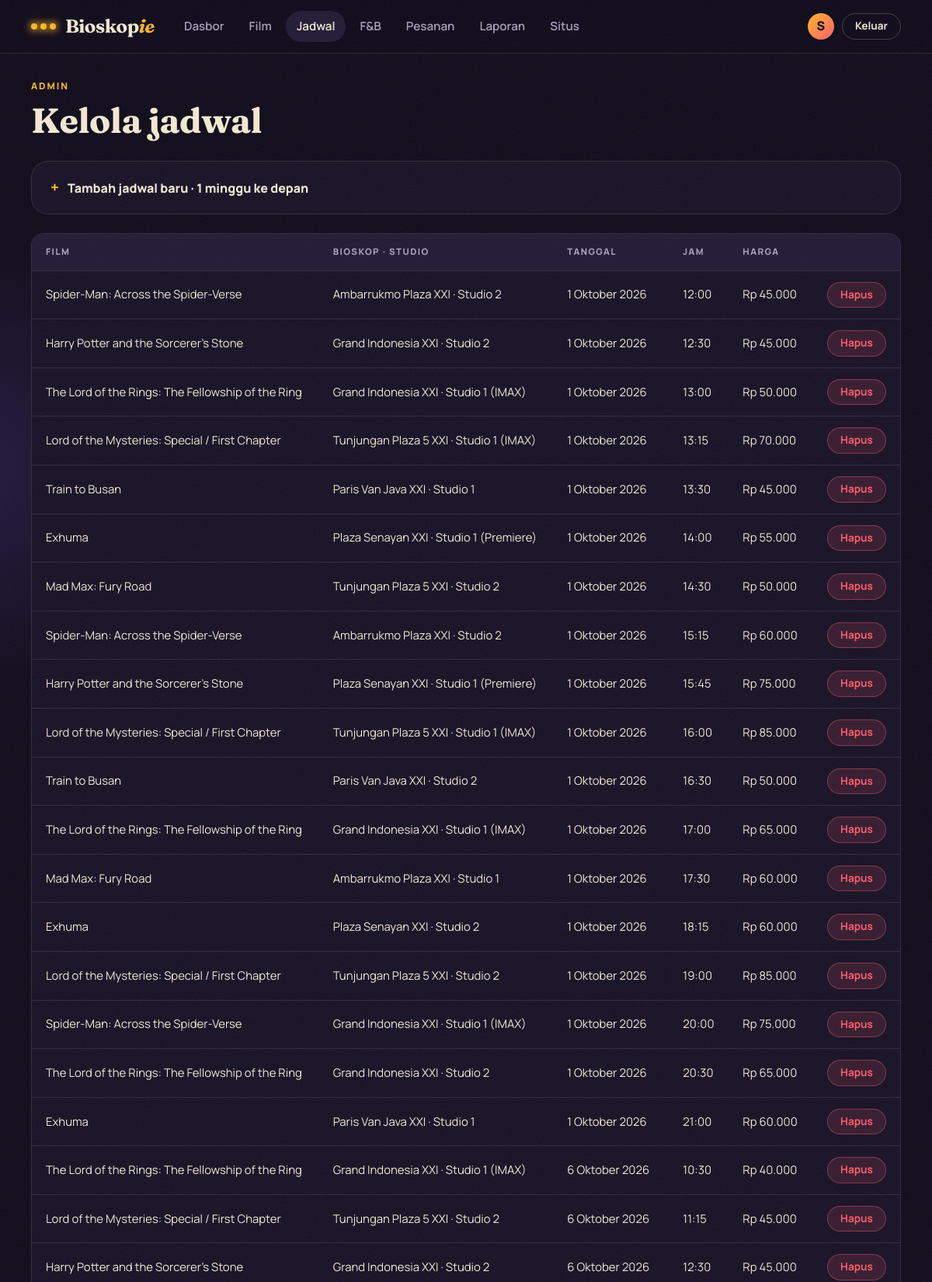
Screenshot of /admin/manage-schedules.php (signed in, upper part) with the database file from the repository.
### tables this page shows
CREATE TABLE `schedules` (
  `id` int(11) NOT NULL,
  `movie_id` int(11) NOT NULL,
  `studio_id` int(11) NOT NULL,
  `show_date` date NOT NULL,
  `show_time` time NOT NULL,
  `price` decimal(10,2) NOT NULL
);

CREATE TABLE `movies` (
  `id` int(11) NOT NULL,
  `title` varchar(150) NOT NULL,
  `genre` varchar(100) NOT NULL,
  `duration` int(11) NOT NULL,
  `synopsis` text NOT NULL,
  `poster` varchar(255) NOT NULL,
  `release_date` date NOT NULL
);

CREATE TABLE `cinemas` (
  `id` int(11) NOT NULL,
  `name` varchar(100) NOT NULL,
  `city` varchar(50) NOT NULL,
  `address` text NOT NULL
);

CREATE TABLE `studios` (
  `id` int(11) NOT NULL,
  `cinema_id` int(11) NOT NULL,
  `name` varchar(50) NOT NULL,
  `capacity` int(11) NOT NULL
);

### includes/helpers.php (called while the page is built, shortened)
<?php
function e(mixed $value): string
{
    return htmlspecialchars((string) $value, ENT_QUOTES | ENT_SUBSTITUTE, 'UTF-8');
}
function rupiah(float|int|string $amount): string
{
    return 'Rp ' . number_format((float) $amount, 0, ',', '.');
}
function date_id(string $date, bool $withDay = true): string
{
    $days = [
        'Minggu',
        'Senin',
        'Selasa',
        'Rabu',
        'Kamis',
        'Jumat',
        'Sabtu'
    ];
    $months = [
        '',
        'Januari',
        'Februari',
        'Maret',
        'April',
        'Mei',
        'Juni',
        'Juli',
        'Agustus',
        'September',
        'Oktober',
        'November',
        'Desember'
    ];
    $timestamp = strtotime($date);
    $text = (int) date('j', $timestamp)
        . ' '
        . $months[(int) date('n', $timestamp)]
        . ' '
        . date('Y', $timestamp);
    return $withDay
        ? $days[(int) date('w', $timestamp)] . ', ' . $text
        : $text;
}
function time_short(string $time): string
{
    return substr($time, 0, 5);
}

### admin/manage-schedules.php (the view, shortened to what this page needs)
<?php
require __DIR__ . '/../includes/bootstrap.php';
$error = '';
$schedules = $pdo->query('
    SELECT s.*, m.title, c.name AS cinema_name, st.name AS studio_name
    FROM schedules s
    JOIN movies m ON s.movie_id = m.id
    JOIN studios st ON s.studio_id = st.id
    JOIN cinemas c ON st.cinema_id = c.id
    ORDER BY s.show_date, s.show_time
')->fetchAll();
?>
<header class="page-head">
    <p class="eyebrow">Admin</p>
    <h1>Kelola jadwal</h1>
</header>
<details class="panel disclosure"<?= $error !== '' ? ' open' : '' ?>>
    <summary>Tambah jadwal baru · 1 minggu ke depan</summary>
</details>
<div class="table-wrap">
    <table class="table">
        <thead><tr><th>Film</th><th>Bioskop · Studio</th><th>Tanggal</th><th>Jam</th><th>Harga</th><th></th></tr></thead>
        <tbody>
            <?php foreach ($schedules as $schedule): ?>
                <tr>
                    <td><?= e($schedule['title']) ?></td>
                    <td><?= e($schedule['cinema_name']) ?> · <?= e($schedule['studio_name']) ?></td>
                    <td><?= e(date_id($schedule['show_date'], false)) ?></td>
                    <td><?= e(time_short($schedule['show_time'])) ?></td>
                    <td><?= e(rupiah($schedule['price'])) ?></td>
                    <td class="cell-actions">
                        <form method="POST" data-confirm="Hapus jadwal ini beserta pesanan yang terkait?">
                            <button type="submit" class="btn btn-danger btn-small">Hapus</button>
                        </form>
                    </td>
                </tr>
            <?php endforeach; ?>
        </tbody>
    </table>
</div>

### assets/css/style.css (style rules this page uses)
:root { --ink: #0f0b1a; --ink-2: #171126; --ink-3: #221a36; --ink-4: #2e2448; --line: rgba(243, 233, 210, 0.12); --line-strong: rgba(243, 233, 210, 0.22); --paper: #f3e9d2; --muted: #a99fbd; --amber: #ffb627; --amber-deep: #e89a00; --coral: #ff5d6c; --mint: #52e3b7; --radius: 16px; --radius-sm: 10px; --font-display: 'Fraunces', Georgia, 'Times New Roman', serif; --font-body: 'Manrope', system-ui, -apple-system, 'Segoe UI', Roboto, sans-serif; --shadow: 0 24px 60px -24px rgba(0, 0, 0, 0.8); }
*, *::before, *::after { box-sizing: border-box; }
html { scroll-behavior: smooth; }
body { margin: 0; min-height: 100vh; display: flex; flex-direction: column; font-family: var(--font-body); font-size: 16px; line-height: 1.6; color: var(--paper); background: radial-gradient(900px 500px at 85% -10%, rgba(255, 93, 108, 0.16), transparent 60%), radial-gradient(800px 500px at -10% 10%, rgba(139, 92, 246, 0.18), transparent 60%), var(--ink); background-attachment: fixed; -webkit-font-smoothing: antialiased; }
body::before { content: ''; position: fixed; inset: 0; z-index: 100; pointer-events: none; opacity: 0.07; }
h1, h2, h3, h4 { font-family: var(--font-display); font-weight: 700; line-height: 1.1; letter-spacing: -0.01em; margin: 0; }
h1 { font-size: clamp(2.1rem, 5vw, 3.4rem); }
p { margin: 0; }
.eyebrow { font-size: 0.75rem; font-weight: 800; letter-spacing: 0.16em; text-transform: uppercase; color: var(--amber); margin-bottom: 10px; }
.btn { display: inline-flex; align-items: center; justify-content: center; gap: 8px; padding: 12px 22px; border: 1px solid transparent; border-radius: 999px; font: 700 0.95rem/1 var(--font-body); cursor: pointer; transition: transform 0.15s, box-shadow 0.2s, background 0.2s, border-color 0.2s; }
.btn-danger { background: rgba(255, 93, 108, 0.14); color: var(--coral); border-color: rgba(255, 93, 108, 0.4); }
.btn-small { padding: 9px 16px; font-size: 0.85rem; }
.page-head { margin-bottom: 28px; }
.page-head h1 { font-size: clamp(1.9rem, 4vw, 2.8rem); }
.panel { padding: clamp(20px, 3vw, 32px); border: 1px solid var(--line); border-radius: 22px; background: var(--ink-2); }
.table-wrap { overflow-x: auto; border: 1px solid var(--line); border-radius: var(--radius); background: var(--ink-2); }
.table { width: 100%; border-collapse: collapse; font-size: 0.93rem; }
.table th, .table td { padding: 14px 18px; text-align: left; border-bottom: 1px solid var(--line); vertical-align: middle; }
.table th { font-size: 0.72rem; font-weight: 800; letter-spacing: 0.12em; text-transform: uppercase; color: var(--muted); background: var(--ink-3); }
.cell-actions { text-align: right !important; white-space: nowrap; }
.disclosure { margin-bottom: 24px; padding: 0; }
.disclosure summary { padding: 18px 24px; cursor: pointer; font-weight: 800; list-style: none; }
.disclosure summary::before { content: '+'; display: inline-block; width: 22px; color: var(--amber); font-size: 1.2rem; }
::placeholder { color: rgba(169, 159, 189, 0.6); }

### rows the page displays
schedules: movie.title "Spider-Man: Across the Spider-Verse", cinemas.name "Ambarrukmo Plaza XXI", studio.name "Studio 2", show_date "1 Oktober 2026", show_time "12:00", price "Rp 45.000"
schedules: movie.title "Harry Potter and the Sorcerer's Stone", cinemas.name "Grand Indonesia XXI", studio.name "Studio 2", show_date "1 Oktober 2026", show_time "12:30", price "Rp 45.000"
schedules: movie.title "The Lord of the Rings: The Fellowship of the Ring", cinemas.name "Grand Indonesia XXI", studio.name "Studio 1 (IMAX)", show_date "1 Oktober 2026", show_time "13:00", price "Rp 50.000"
schedules: movie.title "Lord of the Mysteries: Special / First Chapter", cinemas.name "Tunjungan Plaza 5 XXI", studio.name "Studio 1 (IMAX)", show_date "1 Oktober 2026", show_time "13:15", price "Rp 70.000"
schedules: movie.title "Train to Busan", cinemas.name "Paris Van Java XXI", studio.name "Studio 1", show_date "1 Oktober 2026", show_time "13:30", price "Rp 45.000"
schedules: movie.title "Exhuma", cinemas.name "Plaza Senayan XXI", studio.name "Studio 1 (Premiere)", show_date "1 Oktober 2026", show_time "14:00", price "Rp 55.000"
schedules: movie.title "Mad Max: Fury Road", cinemas.name "Tunjungan Plaza 5 XXI", studio.name "Studio 2", show_date "1 Oktober 2026", show_time "14:30", price "Rp 50.000"
schedules: movie.title "Spider-Man: Across the Spider-Verse", cinemas.name "Ambarrukmo Plaza XXI", studio.name "Studio 2", show_date "1 Oktober 2026", show_time "15:15", price "Rp 60.000"
schedules: movie.title "Harry Potter and the Sorcerer's Stone", cinemas.name "Plaza Senayan XXI", studio.name "Studio 1 (Premiere)", show_date "1 Oktober 2026", show_time "15:45", price "Rp 75.000"
schedules: movie.title "Lord of the Mysteries: Special / First Chapter", cinemas.name "Tunjungan Plaza 5 XXI", studio.name "Studio 1 (IMAX)", show_date "1 Oktober 2026", show_time "16:00", price "Rp 85.000"
schedules: movie.title "Train to Busan", cinemas.name "Paris Van Java XXI", studio.name "Studio 2", show_date "1 Oktober 2026", show_time "16:30", price "Rp 50.000"
schedules: movie.title "The Lord of the Rings: The Fellowship of the Ring", cinemas.name "Grand Indonesia XXI", studio.name "Studio 1 (IMAX)", show_date "1 Oktober 2026", show_time "17:00", price "Rp 65.000"
schedules: movie.title "Mad Max: Fury Road", cinemas.name "Ambarrukmo Plaza XXI", studio.name "Studio 1", show_date "1 Oktober 2026", show_time "17:30", price "Rp 60.000"
schedules: movie.title "Exhuma", cinemas.name "Plaza Senayan XXI", studio.name "Studio 2", show_date "1 Oktober 2026", show_time "18:15", price "Rp 60.000"
schedules: movie.title "Lord of the Mysteries: Special / First Chapter", cinemas.name "Tunjungan Plaza 5 XXI", studio.name "Studio 2", show_date "1 Oktober 2026", show_time "19:00", price "Rp 85.000"
schedules: movie.title "Spider-Man: Across the Spider-Verse", cinemas.name "Grand Indonesia XXI", studio.name "Studio 1 (IMAX)", show_date "1 Oktober 2026", show_time "20:00", price "Rp 75.000"
schedules: movie.title "The Lord of the Rings: The Fellowship of the Ring", cinemas.name "Grand Indonesia XXI", studio.name "Studio 2", show_date "1 Oktober 2026", show_time "20:30", price "Rp 65.000"
schedules: movie.title "Exhuma", cinemas.name "Paris Van Java XXI", studio.name "Studio 1", show_date "1 Oktober 2026", show_time "21:00", price "Rp 60.000"
schedules: movie.title "The Lord of the Rings: The Fellowship of the Ring", cinemas.name "Grand Indonesia XXI", studio.name "Studio 1 (IMAX)", show_date "6 Oktober 2026", show_time "10:30", price "Rp 40.000"
schedules: movie.title "Lord of the Mysteries: Special / First Chapter", cinemas.name "Tunjungan Plaza 5 XXI", studio.name "Studio 2", show_date "6 Oktober 2026", show_time "11:15", price "Rp 45.000"
schedules: movie.title "Harry Potter and the Sorcerer's Stone", cinemas.name "Grand Indonesia XXI", studio.name "Studio 2", show_date "6 Oktober 2026", show_time "12:30", price "Rp 45.000"

### other values shown
$label "Dasbor Film Jadwal F&B Pesanan Laporan"
mb_substr((string) $_SESSION['user_name'], 0, 1) "S"
